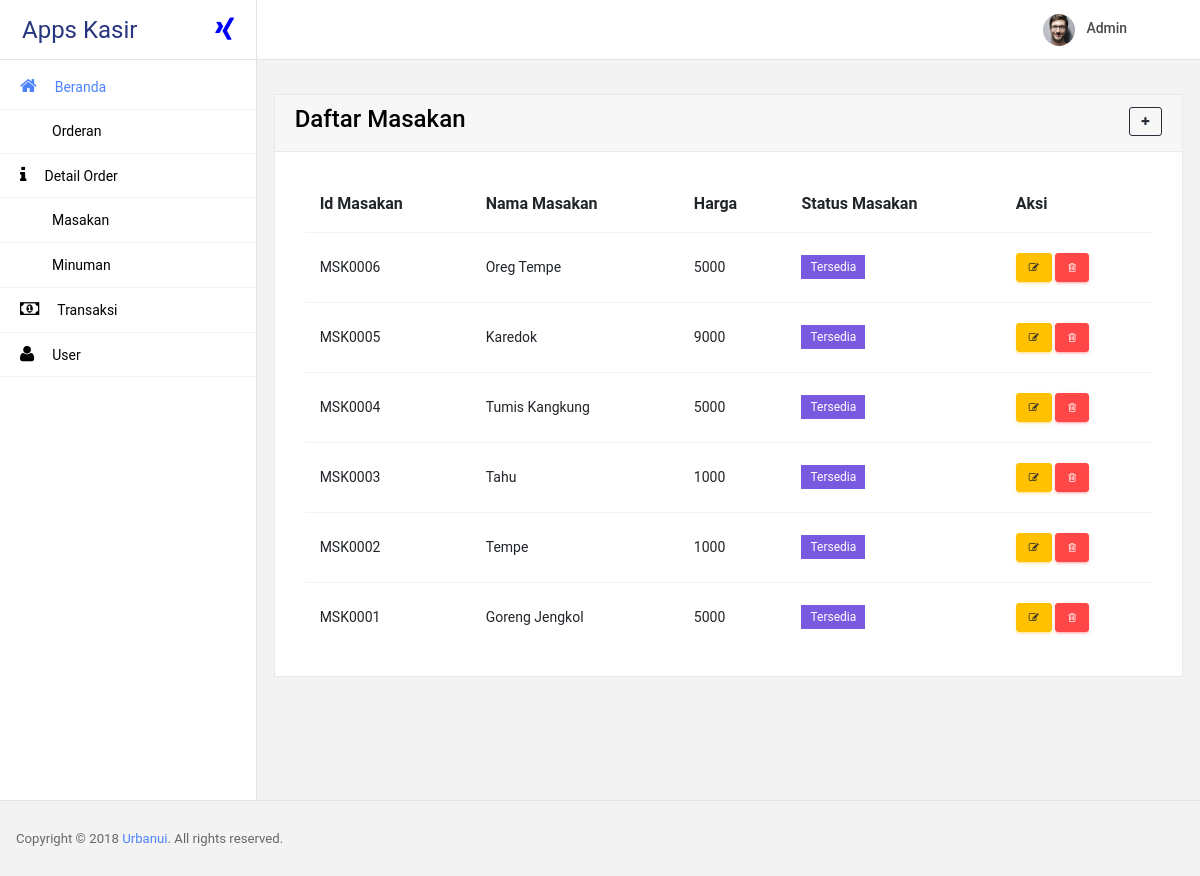
Screenshot of /index.php?masakan/admin (signed in) with the database file from the repository.
### tables this page shows
CREATE TABLE `user` (
  `id_user` char(20) NOT NULL,
  `username` varchar(255) DEFAULT NULL,
  `password` char(255) DEFAULT NULL,
  `nama_user` varchar(255) DEFAULT NULL,
  `id_level` char(20) DEFAULT '5',
  PRIMARY KEY (`id_user`),
  KEY `id_level` (`id_level`)
);

CREATE TABLE `masakan` (
  `id_masakan` char(20) NOT NULL,
  `nama_masakan` varchar(255) DEFAULT NULL,
  `harga` char(20) DEFAULT NULL,
  `status_masakan` enum('Tersedia','Habis') DEFAULT 'Tersedia',
  PRIMARY KEY (`id_masakan`)
);

### common/query.php (called while the page is built, shortened)
<?php
class Query{
	public static function nampil($kon,$table,$data){
		return mysqli_query($kon,"SELECT * FROM $table WHERE $data");
	}
	public static function tampil($kon,$table){
		return mysqli_query($kon,"SELECT * FROM $table");
	}
	public static function fetch($syarat){
		return mysqli_fetch_array($syarat);
	}
}
?>

### common/link_dalam.php (called while the page is built, shortened)
<?php
$url=$_SERVER["QUERY_STRING"];
$belah=explode("/", $url);
$pecah=explode("-", $belah[0]);
$folder=$belah[1];
$file=$pecah[0];
if ($folder!="" AND $file!="") {
	if (file_exists("halaman/$folder/$file.php")) {
		include ("halaman/$folder/$file.php");
	}
	else{
		header("location:index.php");
	}
}
else{
	include ("halaman/umum/beranda.php");
}
?>

### index.php (called while the page is built, shortened)
<?php
$kon=mysqli_connect("localhost","root","","db_andika") or die ("Belum Konek");
include ("common/class_template.php");
include ("common/query.php");
$tem=new template();
if ($_SESSION['id']=="") {
	include ("common/link.php");
}
else{
	include ("common/link_dalam.php");
	include ("template/dashboard.php");
}
include ("template/layout.php");
?>

### halaman/admin/masakan.php (the view)
<?php
$query=Query::tampil($kon,"masakan ORDER BY id_masakan DESC");
while ($row=Query::fetch($query)) {
  $Edit=$tem->tbl("edit_masakan-{$row['id_masakan']}/$folder","warning","Edit","edit");
  $Hapus=$tem->tbl("hapus_masakan-{$row['id_masakan']}/aksi","danger","Hapus","trash");
  if ($row['status_masakan']=="Tersedia") {
    $sts="<label class='badge badge-info'>{$row['status_masakan']}</label>";
  }
  else{
    $sts="<label class='badge badge-warning'>{$row['status_masakan']}</label>";
  }
  $tr.="
      <tr>
        <td>{$row['id_masakan']}</td>
        <td>{$row['nama_masakan']}</td>
        <td>{$row['harga']}</td>
        <td>$sts</td>
        <td>$Edit  $Hapus</td>
      </tr>
  ";
}
$isi="
	<div class='table-responsive'>
        <table class='table'>
          <thead>
            <tr>
              <th><b>Id Masakan</th>
              <th><b>Nama Masakan</th>
              <th><b>Harga</th>
              <th><b>Status Masakan</th>
              <th><b>Aksi</th>
            </tr>
          </thead>
          <tbody>
            $tr
          </tbody>
        </table>
      </div>
    </div>
  </div>
";
$tbl=$tem->tblink("tbh_masakan/admin","dark","Tambah","plus");
$konten=$tem->wadahisi("Daftar Masakan","$tbl","$isi");
?>

### common/class_template.php (shortened to what this page needs)
<?php
	class template{
		function wadahisi($wjudul,$wTombol,$wIsi){
			return "
				<div class='row'>
			        <div class='col-md-12 stretch-card'>
				        <div class='card'>
				            <div class='card-header'>
				              <h3>
				              	$wjudul
				              	$wTombol
				              </h3>
				            </div>
				            <div class='card-body'>
				              $wIsi
				            </div>
				        </div>
			        </div>
			    </div>
			";
		}
		function tblink($link,$warna,$ket,$icon){
			return "
				<a href='?$link' class='btn btn-outline-$warna btn-xs' style='float:right;' title='$ket'><span class='icon-$icon'></span></a>
			";
		}
		function tbl($link,$warna,$judul,$icon){
			return"
				<a href='?$link' class='btn btn-$warna btn-xs' title='$judul'><span class='icon-$icon'></span></a>
			";
		}
	}
?>

### template/header.php (shortened to what this page needs)
<?php
$ambil=mysqli_fetch_array(Query::nampil($kon,"user","username='{$_SESSION['id']}'"));
switch ($ambil['id_level']) {
  case '1':
    $level="Admin";
    $img="<img src='images/faces/face24.jpg' alt='profile'/>";
  break;
}
$header="
        <nav class='navbar col-lg-12 col-12 p-0 fixed-top d-flex flex-row'>
                <div class='navbar-brand-wrapper d-flex justify-content-center'>
            <div class='navbar-brand-inner-wrapper d-flex justify-content-between align-items-center w-100'>
              <a class='navbar-brand brand-logo' href='index.php'>Apps Kasir</a>
              <a class='navbar-brand brand-logo-mini' href='index.php'><i class='mdi mdi-xing'></i></a>
              <button class='navbar-toggler navbar-toggler align-self-center' type='button' data-toggle='minimize'>
                <span class='icon-xing' style='color:blue;'></span>
              </button>
            </div>
          </div>
          <div class='navbar-menu-wrapper d-flex align-items-center justify-content-end'>
            <ul class='navbar-nav navbar-nav-right'>
              <li class='nav-item nav-profile dropdown'>
                <a class='nav-link dropdown-toggle' href='#' data-toggle='dropdown' id='profileDropdown'>
                  $img
                  <span class='nav-profile-name'>$level</span>
                </a>
                <div class='dropdown-menu dropdown-menu-right navbar-dropdown' aria-labelledby='profileDropdown'>
                  <a class='dropdown-item'>
                    <i class='mdi mdi-account text-primary'></i>
                    {$ambil['nama_user']}
                  </a>
                  <a class='dropdown-item' href='?keluar/aksi'>
                    <i class='mdi mdi-logout text-primary'></i>
                    Logout
                  </a>
                </div>
              </li>
            </ul>
            <button class='navbar-toggler navbar-toggler-right d-lg-none align-self-center' type='button' data-toggle='offcanvas'>
              <span class='mdi mdi-menu'></span>
            </button>
          </div>
        </nav>
";
?>

### template/layout.php (style rules this page uses)
label { font-weight: bold; }

### rows the page displays
user: id_level "Admin"
masakan: id_masakan "MSK0006", nama_masakan "Oreg Tempe", harga "5000", status_masakan "Tersedia"
masakan: id_masakan "MSK0005", nama_masakan "Karedok", harga "9000", status_masakan "Tersedia"
masakan: id_masakan "MSK0004", nama_masakan "Tumis Kangkung", harga "5000", status_masakan "Tersedia"
masakan: id_masakan "MSK0003", nama_masakan "Tahu", harga "1000", status_masakan "Tersedia"
masakan: id_masakan "MSK0002", nama_masakan "Tempe", harga "1000", status_masakan "Tersedia"
masakan: id_masakan "MSK0001", nama_masakan "Goreng Jengkol", harga "5000", status_masakan "Tersedia"

### other values shown
$wjudul "Daftar Masakan"
